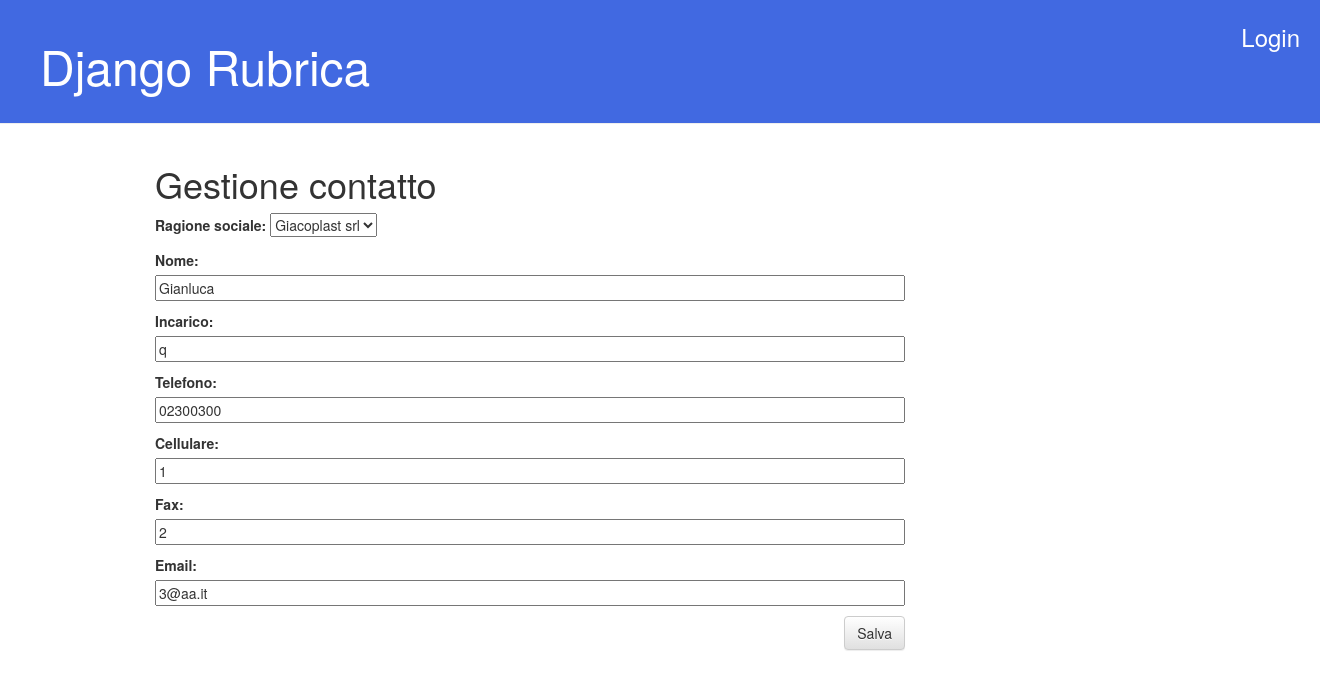
The app's page /nomi/4/editr/ with its own data.
### nomi/models.py (models this page shows, shortened)
class Rubricar(models.Model):
	ragione_sociale = models.ForeignKey('Rubrica', on_delete=models.CASCADE)
	nome = models.CharField(max_length=200)
	incarico = models.CharField(max_length=200)
	telefono =  models.CharField(max_length=20, blank=True)
	cellulare =  models.CharField(max_length=20, blank=True)
	fax =  models.CharField(max_length=20, blank=True)
	email = models.EmailField(max_length=80,blank=True)
	class Meta:
		verbose_name="Nomi in Rubrica"
		verbose_name_plural="Nomi in Rubrica"

class Rubrica(models.Model):
	nome = models.CharField(max_length=200)
	indirizzo = models.TextField()
	telefono =  models.CharField(max_length=20, blank=True)
	cellulare =  models.CharField(max_length=20, blank=True)
	fax =  models.CharField(max_length=20, blank=True)
	email = models.EmailField(max_length=80,blank=True)
	def __str__(self):
		return self.nome
	class Meta:
		verbose_name="Rubrica"
		verbose_name_plural="Rubrica"

### nomi/views.py (the view)
# urls.py: url(r'^nomi/(?P<pk>[0-9]+)/editr/$', views.rubricar_edit, name='rubricar_edit'),
def rubricar_edit(request, pk):
    rubricar = get_object_or_404(Rubricar, pk=pk)
    if request.method == "POST":
        form = RubricarForm(request.POST, instance=rubricar)
        if form.is_valid():
            rubricar = form.save(commit=False)
            rubricar.save()
            return redirect('rubrica_list')
    else:
        form = RubricarForm(instance=rubricar)
    return render(request, 'nomi/rubricar_edit.html', {'form': form})

### nomi/forms.py
class RubricarForm(forms.ModelForm):
    class Meta:
        model = Rubricar
        fields = ('ragione_sociale', 'nome', 'incarico', 'telefono', 'cellulare', 'fax', 'email',)

### nomi/templates/nomi/rubricar_edit.html
{% extends 'nomi/base.html' %}
{% block content %}
    <h1>Gestione contatto</h1>
    <form method="POST" class="post-form">{% csrf_token %}
        {{ form.as_p }}
        <button type="submit" class="save btn btn-default">Salva</button>
    </form>
{% endblock %}

### nomi/static/css/nomi.css (style rules this page uses)
.save { float: right; }
.post-form textarea, .post-form input { width: 100%; }

### records on screen
Rubricar: ragione_sociale "Giacoplast srl", incarico "q", telefono "02300300", cellulare "1", fax "2", email "3@aa.it"
Rubrica: nome "Gianluca"
